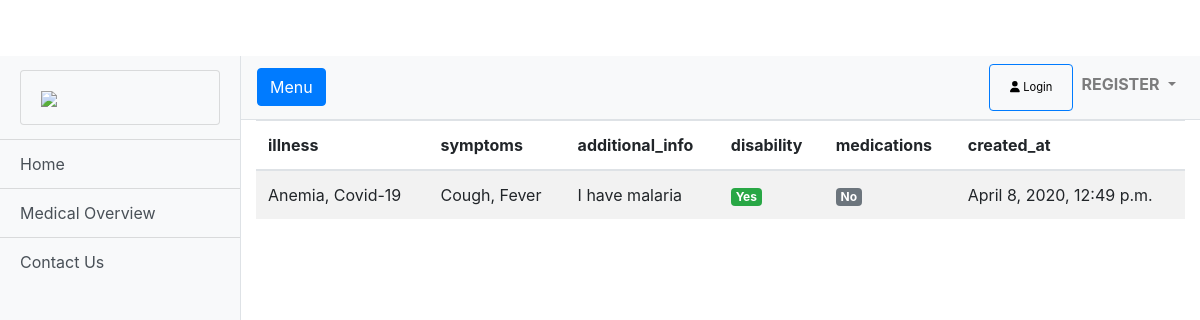
The page /record-detail/1/ on the database as committed earlier.
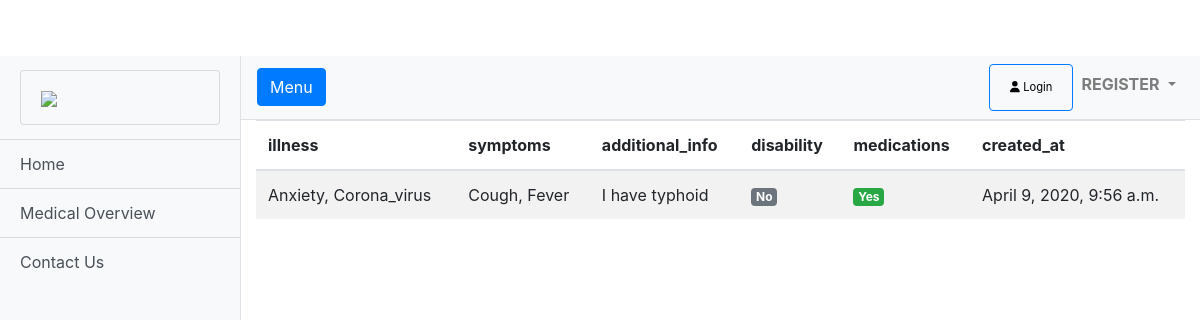
The same page on the database as committed later.
### medicalapp/models.py (models this page shows, shortened)
class MedicalHistory(models.Model):
    Anxiety = 'Anxiety'
    Arthritis = 'Arthritis'
    Asthma = 'Asthma'
    Anemia = 'Anemia'
    Cancer = 'Cancer'
    Corona_virus = 'Corona_virus'
    Diabetes = 'Diabetes'
    Ebola = 'Ebola'
    HIV = 'HIV'
    ILLNESS_CHOICES = (
        (Anxiety, "Anxiety"),
        (Arthritis, "Arthritis"),
        (Asthma, "Asthma"),
        (Anemia, "Anemia"),
        (Cancer, "Cancer"),
        (Corona_virus, "Corona_virus"),
        (Diabetes, "Diabetes"),
        (Ebola, "Ebola"),
        (HIV, "HIV"),
    )
    user = models.ForeignKey(User, on_delete=models.CASCADE)
    illness = MultiSelectField(choices=ILLNESS_CHOICES, max_length=50)
    symptoms = models.CharField(max_length=100)
    additional_info = models.CharField(max_length=100)
    disability = models.BooleanField(default=False)
    medications = models.BooleanField(default=False)
    created_at = models.DateTimeField(default=timezone.now)

### medicalapp/views/home.py (the view)
# urls.py: path('record-detail/<int:id>/', RecordDetailView.as_view(), name='medical-record-detail'),
class RecordDetailView(DetailView):
    model = MedicalHistory
    template_name = 'record_detail.html'
    context_object_name = 'record'
    pk_url_kwarg = 'id'

### templates/record_detail.html (shortened to what this page needs)
{% extends 'base.html' %}
{% load static %}
{% block content %}
{% include 'sidebar.html' %}
    <section>
        <div class="container">
            <div class="row">
                <div class="col-lg-12">
                    <div class="table-responsive">
                        <table class="table table-striped table-hover table-client-dashboard">
                            <thead>
                            <tr>
                                <th>illness</th>
                                <th>symptoms</th>
                                <th>additional_info</th>
                                <th>disability</th>
                                <th>medications</th>
                                <th>created_at</th>
                            </tr>
                            </thead>
                            <tbody>
                                <tr>
                                    <td>
                                        {{ object.illness }}
                                    </td>
                                    <td>
                                        {{ object.symptoms }}
                                    </td>
                                    <td>
                                        {{ object.additional_info }}
                                    </td>
                                    {% if object.disability %}
                                    <td>
                                        <span class="badge badge-success">Yes</span>
                                    </td>
                                    {% else %}
                                    <td>
                                        <span class="badge badge-secondary">No</span>
                                    </td>
                                    {% endif %}
                                    {% if object.medications %}
                                    <td>
                                        <span class="badge badge-success">Yes</span>
                                    </td>
                                    {% else %}
                                    <td>
                                        <span class="badge badge-secondary">No</span>
                                    </td>
                                    {% endif %}
                                    <td>
                                        {{ object.created_at }}
                                    </td>
                            </tbody>
                        </table>
                    </div>
                </div>
            </div>
        </div>
    </section>
{% endblock %}

### templates/base.html (shortened to what this page needs)
<!DOCTYPE html>
{% load static %}
<html lang="en-us">
<head>
    <link rel="stylesheet" href="{% static 'css/bootstrap.min.css' %}">
    <link rel="stylesheet" href="{% static 'fontawesome5.4.2/css/fontawesome.min.css' %}">
    <link rel="stylesheet" href="{% static 'fontawesome5.4.2/css/all.css' %}">
    <link rel="stylesheet" href="{% static 'css/simple-sidebar.css' %}">
    <link rel="stylesheet" href="{% static 'css/job.css' %}">
    <link rel="stylesheet" href="{% static 'css/full-width-pics.css' %}">
</head>
<body>
{% block content %}
{% endblock %}
{% load sweetify %}
</body>
</html>

### templates/sidebar.html (shortened to what this page needs)
{% load static %}
{% load is_already_applied %}
 <div class="d-flex" id="wrapper">
    <div class="bg-light border-right" id="sidebar-wrapper">
      <div class="sidebar-heading">
          <a href="{% url 'home' %}" class="list-group-item list-group-item-action bg-light">
          <img style="width: 100%;" src="{% static 'img/healthpeople-41.jpg' %}">
          </a>
      </div>
      {% if user.is_authenticated %}
      <div class="list-group list-group-flush">
          <a href="{% url 'home' %}" class="list-group-item list-group-item-action bg-light">Home</a>
        <a href="{% url 'profile' %}" class="list-group-item list-group-item-action bg-light">Profile</a>
          {% if request.user|has_group:"Medical Practitioners" %}
        <a href="{% url 'dashboard' %}" class="list-group-item list-group-item-action bg-light">Dashboard</a>
          {% endif %}
        <a href="{% url 'create-medical-record' %}" class="list-group-item list-group-item-action bg-light">Create Medical Record</a>
        <a href="{% url 'medical-record-list' %}" class="list-group-item list-group-item-action bg-light">My Personal data</a>
        <a href="{% url 'pie-chart' %}" class="list-group-item list-group-item-action bg-light">Medical Overview</a>
        <a href="{% url 'contact' %}" class="list-group-item list-group-item-action bg-light">Contact Us</a>
      </div>
      {% else %}
       <div class="list-group list-group-flush">
         <a href="{% url 'home' %}" class="list-group-item list-group-item-action bg-light">Home</a>
        <a href="{% url 'pie-chart' %}" class="list-group-item list-group-item-action bg-light">Medical Overview</a>
        <a href="{% url 'contact' %}" class="list-group-item list-group-item-action bg-light">Contact Us</a>
       </div>
      {% endif %}
    </div>
    <div id="page-content-wrapper">
      <nav class="navbar navbar-expand-lg navbar-light bg-light border-bottom">
        <button class="btn btn-primary" id="menu-toggle">Menu</button>
        <div class="collapse navbar-collapse" id="navbarSupportedContent">
            <ul class="navbar-nav ml-auto mt-2 mt-lg-0">
            {% if user.is_authenticated %}
            <li class="nav-item">
               Welcome <b>{{ user.first_name }} {{user.last_name}} </b>
                <button type="button" style="font-size: 70%;" class="btn btn-outline-danger">
                  <a href="{% url 'logout' %}" style="color:black;">
                      <i class="fa fa-user-times"></i> Logout
                  </a>
               </button>
            </li>
            {% else %}
            <li class="nav-item">
              <button type="button" style="font-size: 70%;" class="btn btn-outline-primary">
                  <a href="{% url 'login' %}" class="nav-link" style="color:black;">
                      <i class="fa fa-user"></i> Login
                  </a>
              </button>
            </li>
            <li class="nav-item dropdown">
              <a class="nav-link dropdown-toggle" href="#" id="navbarDropdown" role="button" data-toggle="dropdown" aria-haspopup="true" aria-expanded="false">
                <b>REGISTER</b>
              </a>
            </li>
                {% endif %}
          </ul>
        </div>
      </nav>

### static/css/simple-sidebar.css (style rules this page uses)
body { overflow-x: hidden; }
#sidebar-wrapper { min-height: 100vh; margin-left: -15rem; -webkit-transition: margin .25s ease-out; -moz-transition: margin .25s ease-out; -o-transition: margin .25s ease-out; transition: margin .25s ease-out; }
#sidebar-wrapper .sidebar-heading { padding: 0.875rem 1.25rem; font-size: 1.2rem; }
#sidebar-wrapper .list-group { width: 15rem; }
#page-content-wrapper { min-width: 100vw; }
@media (min-width: 768px) { #sidebar-wrapper { margin-left: 0; } }
@media (min-width: 768px) { #page-content-wrapper { min-width: 0; width: 100%; } }

### static/css/full-width-pics.css (style rules this page uses)
body { padding-top: 56px; }

Rows that differ between the two databases and show on the page:
changed MedicalHistory "Cough, Fever": illness "Anemia, Covid-19" → "Anxiety, Corona_virus"; additional_info "I have malaria" → "I have typhoid"; disability True → False (drawn); medications False → True (drawn); created_at "April 8, 2020, 12:49 p.m." → "April 9, 2020, 9:56 a.m."
